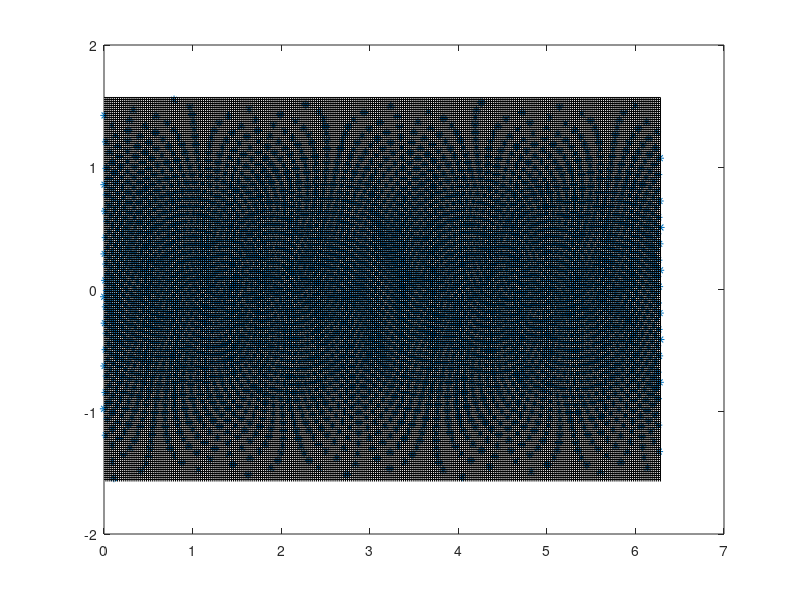

Write the MATLAB code that produced this figure.
% Generate approximately evenly distributed points on sphere using
% Golden Section spiral algorithm 
%    http://www.softimageblog.com/archives/115
% This creates input to create_obs_sequence,
%      which creates a set_def.out for use in create_fixed_network_seq.
%      See the README.

%% DART software - Copyright UCAR. This open source software is provided
% by UCAR, "as is", without charge, subject to all terms of use at
% http://www.image.ucar.edu/DAReS/DART/DART_download
%
% DART $Id$

close all; clear;

% Generate obs_sequence input for this problem

% For diagnostic test need a null data value and a null qc value
diagnostic_test = false;

% Input is in hectopascals - this was intended to be the mandatory levels (see below).
% levels = [1000 850 700 500 400 300 200 150 100 50 30 20 10 7 5];

% the nice thing about standards is there are so many of them.  mandatory levels, according to:
% wisconsin: http://www.meteor.wisc.edu/~hopkins/aos100/raobdoc.htm
% the surface [1000 925 850 700 500 400 300 250 200 150 100 70 50 10] mb.
%
% the AMS glossary: http://amsglossary.allenpress.com/glossary/search?id=mandatory-level1
% [1000 850 700 500 400 300 200 150 100 50 30 20 10 7 5 3 2 1] mb.
%
% the Office of Federal Coordinator of Meterology: http://www.ofcm.gov/fmh3/text/chapter5.htm
% [1000 925 850 700 500 400 300 250 200 150 100 70 50 30 20 10] hPa 
% plus it says that these levels should be considered standard: 7, 5, 3, 2, and 1 hPa.
%
% the ones that this program generates right now:
% Zagar OSSE; we've set   no_obs_assim_above_level = 5, which is slightly higher than 36 hPa in CAM6.
levels     = [1000  925  850  700  500  400  300  250   200  150  100  70   50   40 ]
% From NCEP+ACARS/201812_6H/obs_seq2018120100
% They could (should?) come from obs_converters/obs_error/ncep_obs_err_mod.f90.
T_variance = [1.44  1.0  0.64 0.64 0.64 0.64 0.81 1.44  1.44 1.0  0.64 0.64 0.81 1.0]
W_variance = [1.96  2.25 2.25 2.56 4.41 6.76 9.0  10.24 7.29 5.76 4.41 4.41 4.41 4.41]

% Date information is overwritten by create_fixed_network_sequence
year = 2017;
month = 12;
day = 25;
hour = 0;

% Model grid for comparison on the obs distribution plot
% T85   256x128 points on A-grid
%   nlat = 128;
%   nlon = 256;
% FV 1 degree:
nlat = 192;
nlon = 288;

% Number of roughly evenly distributed points in horizontal
% 2 degree, every fifth point
% n = 600;
% 1 degree every 4th point in latitude and longitude would be 3528.
n = (nlat * nlon) / 16;

x(1:n) = 0;
y(1:n) = 0;
z(1:n) = 0;

% Total number of observations at single time is levels*n*3
num_obs = size(levels, 2) * n * 3;
 
% Calculate the cartesian locations.
% For the geometric and visually minded: see the README.rst.
inc = pi * (3 - sqrt(5));
off = 2 / n;
for k = 1:n
   y(k) = (k-1) * off - 1 + (off / 2);
   r = sqrt(1 - y(k)*y(k));
   phi = (k-1) * inc; 
   x(k) = cos(phi) * r;
   z(k) = sin(phi) * r;
end 

% Now convert to latitude and longitude
for k = 1:n
   lon(k) = atan2(y(k), x(k)) + pi;
   lat(k) = asin(z(k));
   % Input is in degrees of lat and longitude
   dlon(k) = rad2deg(lon(k));
   dlat(k) = rad2deg(lat(k));
end

 % Need to generate output for driving create_obs_sequence
 fid = fopen('even_create_input', 'w');

 % Output the total number of observations
 fprintf(fid, '%6i\n', num_obs);
 % 0 copies of data
 if(diagnostic_test) 
    fprintf(fid, '%2i\n', 1);
 else
    fprintf(fid, '%2i\n', 0);
 end
 
 % 0 QC fields
 if(diagnostic_test) 
    fprintf(fid, '%2i\n', 1);
 else
    fprintf(fid, '%2i\n', 0);
 end
 
 % Metadata for data copy
 if(diagnostic_test)
    fprintf(fid, '"observations"\n');
 end
 % Metadata for qc
 if(diagnostic_test)
    fprintf(fid, '"Quality Control"\n');
 end
 
 
 % Loop to create each observation
 for hloc = 1:n
    for vloc = 1:size(levels, 2)
       for field = 1:3
          % 0 indicates that there is another observation; 
          fprintf(fid, '%2i\n', 0);
          % Specify obs kind by string
          if(field == 1)
             fprintf(fid, 'RADIOSONDE_TEMPERATURE\n');
          elseif(field == 2)
             fprintf(fid, 'RADIOSONDE_U_WIND_COMPONENT\n');
          elseif(field == 3)
             fprintf(fid, 'RADIOSONDE_V_WIND_COMPONENT\n');
          end
          % Select pressure as the vertical coordinate
          fprintf(fid, '%2i\n', 2);
          % The vertical pressure level
          fprintf(fid, '%5i\n', levels(vloc));
          % Lon and lat in degrees next
          fprintf(fid, '%6.2f\n', dlon(hloc));
          fprintf(fid, '%6.2f\n', dlat(hloc));
          % Now the date and time
          fprintf(fid, '%5i %3i %3i %3i %2i %2i \n', year, month, day, hour, 0, 0);
          % Finally, the error variance
          if(field == 1)
             fprintf(fid, '%6.2f\n', T_variance(vloc));
          else
             fprintf(fid, '%6.2f\n', W_variance(vloc));
          end
      
          % Need value and qc for testing
          if(diagnostic_test)
             fprintf(fid, '%2i\n', 1);
             fprintf(fid, '%2i\n', 0);
          end
       end   
    end
 end
 
 % File name
 fprintf(fid, 'set_def.out\n');
 
 % Done with output, close file
 fclose(fid);

% Some plotting to visualize this observation set
plot(lon, lat, '*');
hold on

% Plot an approximate CAM grid for comparison

del_lat = pi / nlat;
del_lon = 2*pi / nlon;

% Plot latitude lines first
for i = 1:nlat
   glat = del_lat * i - pi/2;
   a = [0 2*pi];
   b = [glat glat];
   plot(a, b, 'k');
end


for i = 1:nlon
   glon = del_lon*i;
   a = [glon glon];
   b = [-pi/2,  pi/2];
   plot(a, b, 'k');
end

% <next few lines under version control, do not edit>
% $URL$
% $Revision$
% $Date$
